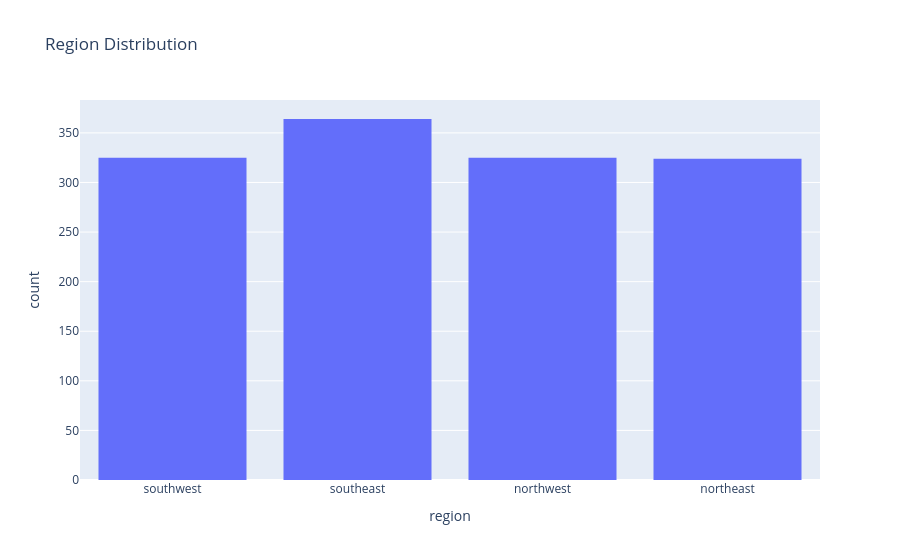

Here is the notebook cell this chart was saved with:
### Code cell
# Region distribution
px.histogram(medical_df, x='region', title='Region Distribution')

### Figure 1 — Plotly figure (JSON) as saved in the notebook; plotly's stock layout.template omitted (floating-point values rounded to 4 significant figures; data arrays with more than 128 entries replaced by an {"elided": "..."} marker saying what was removed)
{"data": [{"bingroup": "x", "hovertemplate": "region=%{x}<br>count=%{y}<extra></extra>", "legendgroup": "", "marker": {"color": "#636efa", "pattern": {"shape": ""}}, "name": "", "orientation": "v", "showlegend": false, "type": "histogram", "x": {"elided": "1338 str values"}, "xaxis": "x", "yaxis": "y"}], "layout": {"barmode": "relative", "legend": {"tracegroupgap": 0}, "title": {"text": "Region Distribution"}, "xaxis": {"anchor": "y", "domain": [0, 1], "title": {"text": "region"}}, "yaxis": {"anchor": "x", "domain": [0, 1], "title": {"text": "count"}}}}
